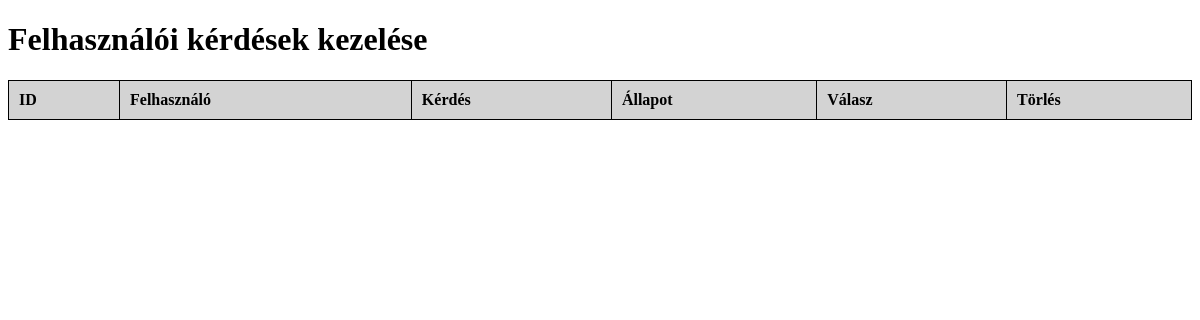
The page /admin/kerdesek.php on the database as committed earlier.
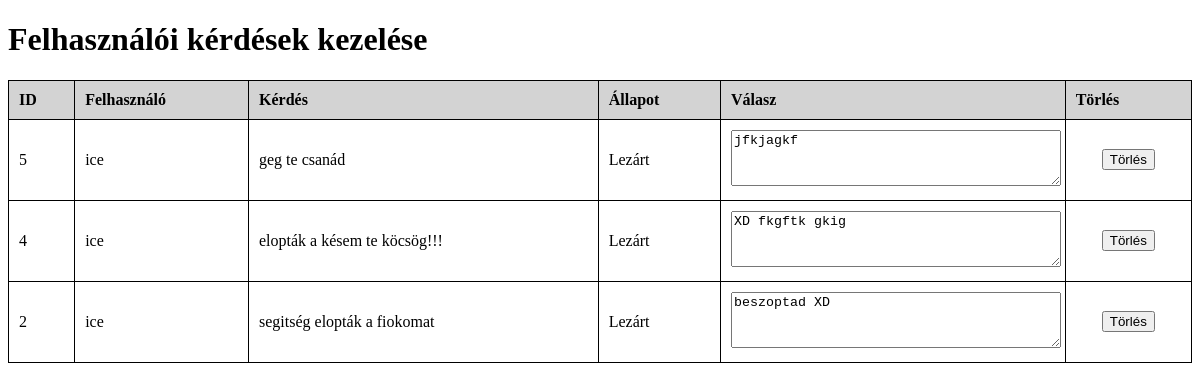
The same page on the database as committed later.
### tables this page shows
CREATE TABLE `support` (
  `supportid` int(11) NOT NULL,
  `uid` int(11) NOT NULL,
  `sszoveg` text NOT NULL,
  `svalasz` text DEFAULT NULL,
  `sstatusz` int(11) NOT NULL,
  `stat` int(11) NOT NULL,
  `sdatum` datetime NOT NULL DEFAULT current_timestamp(),
  `slezar` datetime DEFAULT NULL
);

CREATE TABLE `user` (
  `uid` int(255) NOT NULL,
  `username` varchar(100) NOT NULL,
  `uemail` varchar(255) NOT NULL,
  `upassword` varchar(64) NOT NULL,
  `uprofkepnev` varchar(50) NOT NULL,
  `uprofkepnev_eredetinev` varchar(250) NOT NULL,
  `udatum` datetime NOT NULL,
  `uip` varchar(48) NOT NULL,
  `usession` varchar(8) NOT NULL,
  `ustatusz` varchar(2) NOT NULL,
  `ukomment` text NOT NULL
);

### admin/kerdesek.php (the view, shortened to what this page needs)
<?php
include("../kapcsolat.php");
$query = "SELECT s.supportid, s.uid, u.username, s.sszoveg, s.sstatusz, s.svalasz
          FROM support s
          LEFT JOIN user u ON s.uid = u.uid
          WHERE s.stat = 1
          ORDER BY s.sdatum DESC";
$result = mysqli_query($adb, $query);
?>
<!DOCTYPE html>
<html lang="hu">
<head>
</head>
<body>
    <h1>Felhasználói kérdések kezelése</h1>
    <table>
        <thead>
            <tr>
                <th>ID</th>
                <th>Felhasználó</th>
                <th>Kérdés</th>
                <th>Állapot</th>
                <th>Válasz</th>
                <th>Törlés</th>
            </tr>
        </thead>
        <tbody>
            <?php while ($row = mysqli_fetch_assoc($result)): ?>
                <tr>
                    <td><?= $row['supportid'] ?></td>
                    <td><?= htmlspecialchars($row['username'] ?? 'Ismeretlen') ?></td>
                    <td><?= htmlspecialchars($row['sszoveg']) ?></td>
                    <td><?php if ($row['sstatusz'] == 1) {
                        echo "Aktiv";
                    }else {
                        echo "Lezárt";
                    }?>
                    </td>
                    <td>
                        <form action="support_admin_handler.php" target="kisablak" method="post">
                            <textarea id="szoveg"  name="szoveg"><?= htmlspecialchars(trim($row['svalasz'] ?? ''," "));?></textarea>
                        </form>
                    </td>
                    <td class="action-buttons">
                        <form action="admin_support_delete.php" target="kisablak" method="post">
                            <input type="submit" value="Törlés">
                        </form>
                    </td>
                </tr>
            <?php endwhile; ?>
        </tbody>
    </table>
</body>
</html>

### admin/kerdesek.php (style rules this page uses)
table { width: 100%; border-collapse: collapse; }
table, th, td { border: 1px solid black; }
th, td { padding: 10px; text-align: left; }
th { background-color: lightgray; }
textarea { width: 100%; height: 50px; }
.action-buttons { text-align: center; }

Rows that differ between the two databases and show on the page:
added support: supportid "5", uid.username "ice", sszoveg "geg te csanád", sstatusz "Lezárt", szoveg "jfkjagkf"
added support: supportid "4", uid.username "ice", sszoveg "elopták a késem te köcsög!!!", sstatusz "Lezárt", szoveg "XD fkgftk gkig"
added support: supportid "2", uid.username "ice", sszoveg "segitség elopták a fiokomat", sstatusz "Lezárt", szoveg "beszoptad XD"
